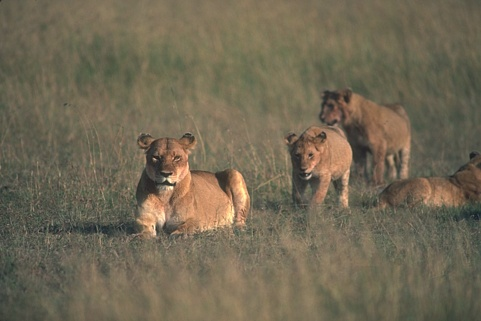
#> input picture data/105053.jpg, 481 x 321 px, given in place of overlap_test.png, which was not available; the run also reads 1 picture not shown here
$ jupyter execute --allow-errors Jacob.ipynb   (text cells are left out)
#> lines starting #> are read from the running program, lines starting #| are printed output that depends on the picture; pictures that were not available may be replaced by others from this repository, and a replacement may not be noted
### snake_functions.py
"""
Helping functions for snakes.
"""

import numpy as np
import scipy.interpolate
from collections import deque

def distribute_points(snake):
    """ Distributes snake points equidistantly."""
    N = snake.shape[1]
    d = np.sqrt(np.sum((np.roll(snake, -1, axis=1)-snake)**2, axis=0)) # length of line segments
    f = scipy.interpolate.interp1d(np.r_[0, np.cumsum(d)], np.c_[snake, snake[:,0:1]])
    return(f(sum(d)*np.arange(N)/N))

def is_crossing(p1, p2, p3, p4):
    """ Check if the line segments (p1, p2) and (p3, p4) cross."""
    crossing = False
    d21 = p2 - p1
    d43 = p4 - p3
    d31 = p3 - p1
    det = d21[0]*d43[1] - d21[1]*d43[0] # Determinant
    if det != 0.0 and d21[0] != 0.0 and d21[1] != 0.0:
        a = d43[0]/d21[0] - d43[1]/d21[1]
        b = d31[1]/d21[1] - d31[0]/d21[0]
        if a != 0.0:
            u = b/a
            if d21[0] > 0:
                t = (d43[0]*u + d31[0])/d21[0]
            else:
                t = (d43[1]*u + d31[1])/d21[1]
            crossing = 0 < u < 1 and 0 < t < 1
    return crossing

def is_counterclockwise(snake):
    """ Check if points are ordered counterclockwise."""
    return np.dot(snake[0,1:] - snake[0,:-1],
                  snake[1,1:] + snake[1,:-1]) < 0

def remove_intersections(snake):
    """ Reorder snake points to remove self-intersections.
        Arguments: snake represented by a 2-by-N array.
        Returns: snake.
    """
    pad_snake = np.append(snake, snake[:,0].reshape(2,1), axis=1)
    pad_n = pad_snake.shape[1]
    n = pad_n - 1

    for i in range(pad_n - 3):
        for j in range(i + 2, pad_n - 1):
            pts = pad_snake[:,[i, i + 1, j, j + 1]]
            if is_crossing(pts[:,0], pts[:,1], pts[:,2], pts[:,3]):
                # Reverse vertices of smallest loop
                rb = i + 1 # Reverse begin
                re = j     # Reverse end
                if j - i > n // 2:
                    # Other loop is smallest
                    rb = j + 1
                    re = i + n
                while rb < re:
                    ia = rb % n
                    rb = rb + 1
                    ib = re % n
                    re = re - 1
                    pad_snake[:,[ia, ib]] = pad_snake[:,[ib, ia]]
                pad_snake[:,-1] = pad_snake[:,0]
    snake = pad_snake[:,:-1]
    if is_counterclockwise(snake):
        return snake
    else:
        return np.flip(snake, axis=1)

def smooth_matrix(N, alpha, beta):
    K1 = np.array([0, 1, -2, 1, 0])
    K2 = np.array([-1, 4, -6, 4, -1])
    K = alpha*K1 + beta*K2
    n = K.shape[0] # = 5

    rng = np.arange(N)
    rng_roll = np.roll(rng,(int)(n/2),0);
    M = np.zeros(shape=(N,N))
    for i in range(n):
        M[rng, rng_roll] = (i==3) - K[i]
        rng_roll = np.roll(rng_roll,-1,0) # roll right

    M = np.linalg.inv(M)
    return M

def pixels_between_points(p1, p2):
    vec = p2-p1
    l = np.linalg.norm(vec)
    p = np.arange(l)/l
    return (p1+p[:,None]*vec).astype(int)

# [8 lines left out: function curve_contour, not called in this run]

def fill_contour(mask, seed, value=True):
    queue = deque([seed])
    while(queue):
        pt = queue.popleft()
        if(mask[pt[0],pt[1]] != value):
            mask[pt[0],pt[1]] = value
            # add neighbours to queue
            queue.append( (pt[0] - 1, pt[1]) )
            queue.append( (pt[0] + 1, pt[1]) )
            queue.append( (pt[0], pt[1] - 1) )
            queue.append( (pt[0], pt[1] + 1) )

### Jacob.ipynb
[cell 1]
from matplotlib import pyplot as plt
import numpy as np

[cell 2]
#fname = "data/simple_test.png"
fname = "data/overlap_test.png"
img = plt.imread(fname)
#> img is the input picture: shape (321, 481, 3); mean R, G, B 113.5, 104.4, 84
plt.imshow(img, cmap='gray')

[cell 3]
def init_circle_curve(n_points, center, radius):
    th = np.arange(0,1,1/n_points)*(2*np.pi)
    snake = np.array([np.cos(th), np.sin(th)]).transpose()*radius + center
    return snake

def plot_snake(snake,col='blue'):
    plt.plot(*zip(*np.flip(snake,axis=1)),'.-',linewidth=1,color=col)

# [4 lines left out: function plot_forces, not called in this run]

[cell 4]
snake = init_circle_curve(30,(300,300),100)
plt.imshow(img, cmap='gray')
plot_snake(snake)

[cell 5]
def curve_normals(snake):
    a = np.zeros_like(snake)
    s_prev = np.roll(snake,  1, axis=0) # prev
    s_next = np.roll(snake, -1, axis=0) # next
    a[:,0] =   s_next[:,1] - s_prev[:,1]
    a[:,1] = -(s_next[:,0] - s_prev[:,0])
    a = a / np.linalg.norm(a, axis=1)[:,None]
    return a

[cell 6]
from collections import deque

# [32 lines left out: functions pixels_between_points, curve_contour, fill_contour, snake_enclosed, not called in this run]

[cell 7]
from skimage import draw

normals = curve_normals(snake)
mask = draw.polygon2mask(img.shape[:2], snake)
#mask = snake_enclosed(snake, normals, img.shape)
plt.imshow(mask)

[cell 8]
all_unique = np.unique(img.flatten()) # array containing each different pixel value
#> all_unique = 239 values from 16 to 255

count_inside = np.zeros_like(all_unique)
count_outside = np.zeros_like(all_unique)
count_total = np.zeros_like(all_unique)
var = np.zeros_like(all_unique)
for i,x in enumerate(all_unique):
    count_inside[i] = (img[mask]==x).sum()
    count_outside[i] = (img[~mask]==x).sum()
    count_total[i] = count_inside[i]+count_outside[i];
    idx = np.argwhere(img==x)
    mean = idx.mean(axis=0)
    var[i] = np.linalg.norm(idx - mean, axis=1).mean() # Average distance from each pxiel the center
#> this loop made 239 passes
#> (x, mean) on passes 1 to 3: (16, [173, 171, 2]), (18, [156, 154, 2]), (19, [157, 154, 2])
#> after the loop, count_inside = 239 values, max 252 at index 65, min 0 at index 0, mean 47.44; count_outside = 239 values, max 255 at index 71, min 0 at index 32, mean 108.3; count_total = 239 values, max 251 at index 70, min 1 at index 0, mean 107.5; var = 239 values, max 195 at index 55, min 0 at index 0, mean 103.9

[cell 9]
plt.plot(var)

[cell 10]
plt.fill(count_total, color='black')
plt.plot(count_inside)
plt.plot(count_outside)
plt.xlabel('pixel intensity')
plt.ylabel('count')
plt.show()

[cell 11]
total_inside = mask.sum()
total_outside = img.size - total_inside
pixel_prc_in = count_inside/total_inside
#> pixel_prc_in = 239 values, max 0.0128 at index 65, min 0 at index 0, mean 0.00241
pixel_prc_out = count_outside/total_outside
#> pixel_prc_out = 239 values, max 0.000575 at index 71, min 0 at index 32, mean 0.000244

[cell 12]
plt.plot(pixel_prc_in)
plt.plot(pixel_prc_out)
plt.xlabel('pixel value')
plt.ylabel('percentage of region')
plt.legend(['inside','outside'])
plt.show()

[cell 13]
pixel_probs = pixel_prc_in / (pixel_prc_in+pixel_prc_out)
#> pixel_probs = 239 values, max 1 at index 32, min 0 at index 0, mean 0.468
pixel_probs_new = np.log(pixel_prc_in / (pixel_prc_out+1e-8)+1e-8)
#> pixel_probs_new = 239 values, max 13.78 at index 126, min -18.42 at index 0, mean -4.98
plt.plot(pixel_probs)
plt.plot(pixel_probs_new)
plt.xlabel('pixel value')
plt.ylabel('probability of being inside snake')
plt.show()
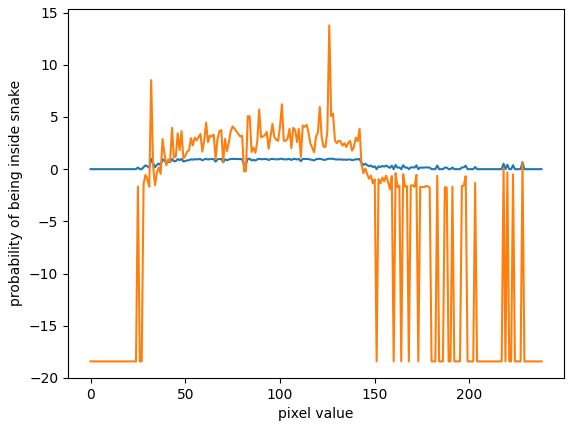
#> figure drawn by matplotlib, 1 panel; curve peaks at x = 32, y = 1; curve peaks at x = 126, y = 13.78

[cell 14]
prob_img = np.zeros_like(img)
for i,x in enumerate(all_unique):
    prob_img[img==x] = pixel_probs[i]
#> this loop made 239 passes
#> x on passes 1 to 3: 16, 18, 19

[cell 15]
plt.imshow(prob_img, cmap='gray')

[cell 16]
import scipy.ndimage as ndimage
#prob_img_smooth = ndimage.gaussian_filter(prob_img, sigma=(3, 3), order=0)
prob_img_smooth = ndimage.median_filter(prob_img, size=10)
#> prob_img_smooth: shape (321, 481, 3); every value is 0
#prob_img_smooth = ndimage.filters.convolve(prob_img , np.full((13, 13), 1.0/9))

# TODO Normalize ?

plt.imshow(prob_img_smooth, cmap='gray')

[cell 17]
from collections import deque
import snake_functions as sf
from skimage.transform import resize
#import importlib
#importlib.reload(sf)

class deform_model():
    def __init__(self,n_points, center, radius, smooth_param):
        th = np.arange(0,1,1/n_points)*(2*np.pi)
        self.snake = np.array([np.cos(th), np.sin(th)]).transpose()*radius + center
        self.normals = self.compute_normals()
        self.smooth_mat = sf.smooth_matrix(n_points, smooth_param[0], smooth_param[1])

    def compute_normals(self):
        a = np.zeros_like(self.snake)
        s_prev = np.roll(self.snake,  1, axis=0) # prev
        s_next = np.roll(self.snake, -1, axis=0) # next
        a[:,0] =   s_next[:,1] - s_prev[:,1]
        a[:,1] = -(s_next[:,0] - s_prev[:,0])
        a = a / np.linalg.norm(a, axis=1)[:,None]
        return a

    def read_values(self,img):
        idx_xy = self.snake.astype(int)
        return (img[idx_xy[:,0], idx_xy[:,1]])

    def set_forces(self, forces):
        self.force_vecs = forces[:,None] * self.normals

    def update(self, step_size, img_shape):
        self.snake += self.force_vecs*step_size
        self.regularize()
        # Prevent exceeding image boundaries:
        np.clip(model.snake[:,0], 0, img_shape[0]-1, out=model.snake[:,0])
        np.clip(model.snake[:,1], 0, img_shape[1]-1, out=model.snake[:,1])
        self.normals = self.compute_normals()

    def regularize(self):
        self.snake[:,:] = self.smooth_mat.dot(self.snake)
        snakeT = sf.distribute_points(self.snake.T)
        snakeT = sf.remove_intersections(snakeT)
        self.snake[:,:] = snakeT.T
    '''
    def enclosed_mask(self, img_shape, down_samp = 1):
        if(down_samp>1):
            mask_shape = tuple(np.divide(img_shape, down_samp).astype(int))
            snake = self.snake/4
        else:
            mask_shape = img_shape
            snake = self.snake

        mask = curve_contour(snake, mask_shape)
        p0 = tuple((snake[0,]-2*self.normals[0,]).astype(int))
        fill_contour(mask,p0)

        if(down_samp>1):
            mask = resize(mask, img_shape, order = 0, preserve_range=True)

        return mask.astype(bool)
    '''

    def enclosed_mask(self, img_shape, down_samp = 1):
        '''
        Creates a (down sampled) region of interest around the snake,
        marks all pixels under the contour and flood fills its surrondings.
        The mask is then upsampled and padded to match the full scale image.
        '''
#> called with img_shape = (321, 481, 3), down_samp = 4
        snake = self.snake / down_samp

        # Find rectangle around contour
        r_min = snake[:,0].min().astype(int)
        c_min = snake[:,1].min().astype(int)
        r_max = snake[:,0].max().astype(int)
        c_max = snake[:,1].max().astype(int)

        rows = r_max-r_min
        cols = c_max-c_min

        pad = 3
        mask = np.ones((rows+2*pad, cols+2*pad), dtype=bool) # create region of interest with some padding
        mask[:,[0,-1]] = mask[[0,-1]] = False # mark edges to create boundary

        # Mark all point under the snake countour
        snake = snake - [r_min,c_min] + pad
        p = snake[-1,]
        for i in range(len(snake)):
            idx = sf.pixels_between_points(p, snake[i,])
            p = snake[i,]
            mask[idx[:,0],idx[:,1]] = False

        sf.fill_contour(mask, [1,1], value=False) # flood fill area between countour and edges
        mask = mask[pad:-pad, pad:-pad] # remove padding
        if(down_samp>1):
            mask = resize(mask, (down_samp*rows, down_samp*cols), order = 0, preserve_range=True)

        full_mask = np.zeros((img_shape), dtype=bool)
        full_mask[down_samp*r_min:down_samp*r_max, down_samp*c_min:down_samp*c_max] = mask.astype(bool)
        return full_mask

[cell 18]
def create_prob_image(img, mask, filter_size=10, return_probs=False):
    all_unique = np.unique(img.flatten()) # array containing each different pixel value

    count_inside = np.zeros_like(all_unique)
    count_outside = np.zeros_like(all_unique)
    count_total = np.zeros_like(all_unique)
    for i,x in enumerate(all_unique):
        count_inside[i] = (img[mask]==x).sum()
        count_outside[i] = (img[~mask]==x).sum()
        count_total[i] = count_inside[i]+count_outside[i]

    total_inside = mask.sum()
    total_outside = img.size - total_inside
    pixel_prc_in = count_inside/total_inside
    pixel_prc_out = count_outside/total_outside

    pixel_probs = pixel_prc_in / (pixel_prc_in+pixel_prc_out)

    prob_img = np.zeros_like(img, dtype=float)
    for i,x in enumerate(all_unique):
        prob_img[img==x] = pixel_probs[i]
#    prob_img = ndimage.gaussian_filter(prob_img, sigma=(5, 5), order=0)
    prob_img = ndimage.median_filter(prob_img, size=filter_size)

    if return_probs:
        return prob_img, pixel_probs
    else:
        return prob_img

[cell 19]
import cv2

def draw_snake(img_out, snake, color=(255,0,0)):
    snake = np.flip(snake,axis=1)
    pt0 = snake[-1,:].astype(int)
    for i in range(len(snake)):
        pt1 = snake[i,:].astype(int)
        img_out = cv2.line(img_out, tuple(pt0), tuple(pt1), color, 1)
        img_out = cv2.circle(img_out, tuple(pt1), 2, color, cv2.FILLED, 1)
        pt0 = pt1
    return img_out

def draw_forces(img_out, snake, forces, color=(255,0,0)):
    snake = np.flip(snake,axis=1)
    forces = np.flip(forces,axis=1)
    for i in range(len(snake)):
        pt = snake[i,:]
        pt2 = snake[i,:] + forces[i,]
        img_out = cv2.arrowedLine(img_out, tuple(pt.astype(int)), tuple(pt2.astype(int)), color, 1)
    return img_out

def vis_snake(img, snake, forces={}, wait=30, color=(255,0,0), title="snake"):
    if img.ndim==2:
        img_out = cv2.cvtColor(img,cv2.COLOR_GRAY2RGB)
    else:
        img_out = cv2.cvtColor(img,cv2.COLOR_BGR2RGB)

    img_out = draw_snake(img_out, snake, color)
    if len(forces)>0:
        img_out = draw_forces(img_out, snake, forces, color=color)
    cv2.imshow(title, img_out)
    key = cv2.waitKey(wait)
    return key==27

[cell 20]
model = deform_model(n_points = 140, center = (200,300), radius = 100, smooth_param=(0.2,0.2))

step_size = 100

i = 0
#> (the rest of this cell did not finish here and is left out)

[cell 21]
fname = "data/134052.jpg"
img = cv2.imread(fname, cv2.IMREAD_GRAYSCALE)
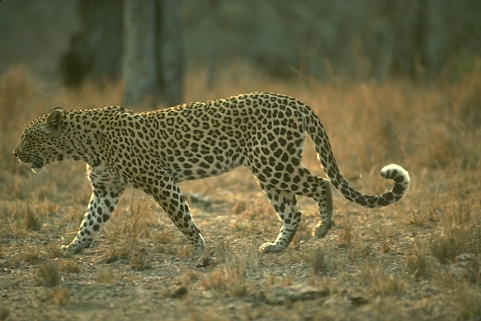
#> input picture data/134052.jpg, 481 x 321 px
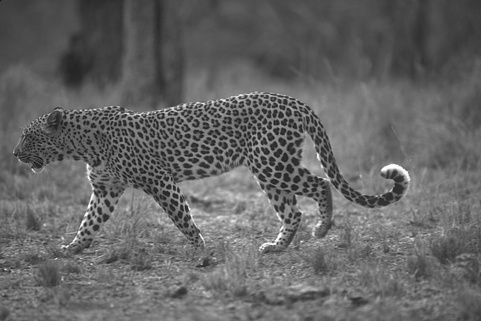
#> img: shape (321, 481); min 20, max 255, mean 101.2
plt.imshow(img, cmap='gray')

[cell 22]
# returns flattened image patches from image A of shape BSZ
def im2col(A, BSZ, stepsize=1):
    # Parameters
#> called with BSZ = (7, 7), stepsize = 1
    m,n = A.shape
    s0, s1 = A.strides
#> s0 = 481; s1 = 1
    nrows = m-BSZ[0]+1
    ncols = n-BSZ[1]+1
    shp = BSZ[0],BSZ[1],nrows,ncols
    strd = s0,s1,s0,s1
#> strd = (481, 1, 481, 1)

    out_view = np.lib.stride_tricks.as_strided(A, shape=shp, strides=strd)
    return out_view.reshape(BSZ[0]*BSZ[1],-1)[:,::stepsize]

[cell 23]
E = 3
K = 1+2*E
patch_size = (K,K)
features = im2col(img, patch_size).transpose()
new_shape = tuple(np.array(img.shape) - (2*E))
print(features.shape)
#| (149625, 49)

[cell 24]
import sklearn.cluster

samp_size = 5000
clusters = 100
sample_idx = np.random.permutation(features.shape[0])[:samp_size]
feature_sample = features[sample_idx,:]
kmeans = sklearn.cluster.KMeans(n_clusters=clusters, verbose=False).fit(feature_sample)

[cell 25]
predicted_clusters = kmeans.predict(features)

[cell 26]
cluster_img = predicted_clusters.reshape(img.shape[0]-2*E, img.shape[1]-2*E)
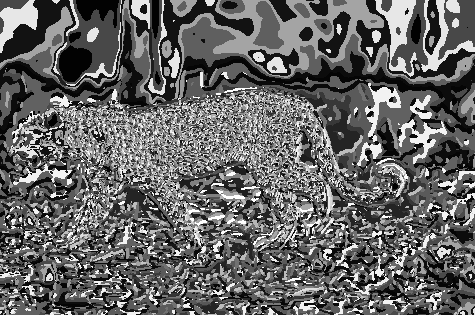
#> cluster_img: shape (315, 475) int32; min 0, max 99, mean 39.5; drawn with min black and max white
img = img[E:-E, E:-E] # crop image to match shapes
#> img: shape (315, 475)

[cell 27]
plt.imshow(cluster_img)

[cell 28]
# [23 lines left out: function plot_dictionary, not called in this run]

[cell 29]
def layout_dictionary(cluster_centers, rows, cols, patch_shape=(), color=False, highlight=None, spacing=3):
#> called with rows = 10, cols = 10, patch_shape = (), color = False, spacing = 3
    if(patch_shape==()):
        s = int(np.sqrt(cluster_centers.shape[1]/(1+2*color)))
        patch_shape = (s,s)

    h = patch_shape[0]+spacing
    w = patch_shape[1]+spacing
    dict_img = np.zeros((rows*w + spacing, cols*w + spacing, 3), dtype='uint8')

    if(color):
        cluster_centers = cluster_centers.reshape(rows,cols,3,patch_shape[0],patch_shape[1])
        cluster_centers = np.moveaxis(cluster_centers, -3, -1) # move color axis to last dim, (r,c,3,ps,ps) -> (r,c,ps,ps,3)
    else:
        cluster_centers = cluster_centers.reshape(rows,cols,patch_shape[0],patch_shape[1])

    if(highlight is not None): highlight = highlight.reshape(rows,cols)

    for r in range(rows):
        for c in range(cols):
            y = spacing + r*h
            x = spacing + c*w
            if(highlight is not None):
                p = highlight[r,c]
                dict_img[y-1:y+patch_shape[0]+1, x-1:x+patch_shape[1]+1, :] = [-p*(p<0)*255, p*(p>0)*255, 0]

            if(color):
                dict_img[y:y+patch_shape[0], x:x+patch_shape[1], ] = cluster_centers[r,c,:,:,]
            else:
                dict_img[y:y+patch_shape[0], x:x+patch_shape[1], ] = cluster_centers[r,c,:,:,None]
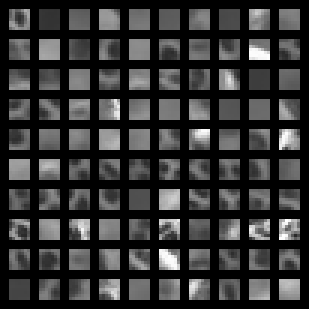
#> dict_img: shape (103, 103, 3) (shown 3 times larger); min 0, max 255, mean 51.3

    return dict_img

[cell 30]
dict_img = layout_dictionary(kmeans.cluster_centers_, 10,10);
plt.imshow(dict_img)

[cell 31]
#model = deform_model(n_points = 140, center = (130,200), radius = 40, smooth_param=(0,0))
model = deform_model(n_points = 140, center = (130,50), radius = 20, smooth_param=(0.05,0.1))

plt.imshow(cluster_img, cmap='gray')
plot_snake(model.snake)
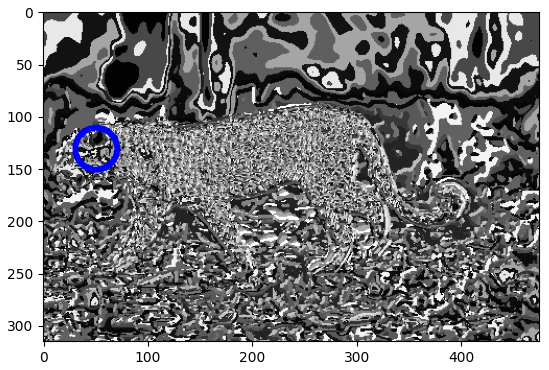
#> figure drawn by matplotlib, 1 panel

[cell 32]
def colorize_prob_img(prob_img, channels=(1,0)):
    prob_img_color = np.zeros(prob_img.shape+(3,), dtype='uint8')
    prob_img_color[:,:,channels[0]] =  prob_img*(prob_img > 0) * 255
    prob_img_color[:,:,channels[1]] = -prob_img*(prob_img < 0) * 255
    return prob_img_color

[cell 33]
mask = model.enclosed_mask(cluster_img.shape, down_samp=4)
prob_img, probs = create_prob_image(cluster_img,mask, return_probs=True)
#> in create_prob_image, `all_unique = np.unique(img.flatten())`: all_unique = 100 values from 0 to 99
#> the loop in create_prob_image, `for i,x in enumerate(all_unique):` made 100 passes
#> after the loop in create_prob_image, `for i,x in enumerate(all_unique):`: count_inside = 100 values, max 238 at index 7, min 0 at index 0, mean 9.76; count_outside = 100 values, max 9454 at index 7, min 3 at index 78, mean 1486.5; count_total = 100 values, max 9692 at index 7, min 3 at index 78, mean 1496.2
#> in create_prob_image, `total_inside = mask.sum()`: total_inside = 976
#> in create_prob_image, `total_outside = img.size - total_inside`: total_outside = 148649
#> in create_prob_image, `pixel_prc_in = count_inside/total_inside`: pixel_prc_in = 100 values, max 0.244 at index 7, min 0 at index 0, mean 0.01
#> in create_prob_image, `pixel_prc_out = count_outside/total_outside`: pixel_prc_out = 100 values, max 0.0636 at index 7, min 2.02e-05 at index 78, mean 0.01
#> in create_prob_image, `pixel_probs = pixel_prc_in / (pixel_prc_in+pixel_prc_out)`: pixel_probs = 100 values, max 0.883 at index 12, min 0 at index 0, mean 0.2
#> probs has the same summary as pixel_probs in create_prob_image
plt.figure(figsize=(10,8))
plt.subplot(1,2,1)
plt.imshow(colorize_prob_img(prob_img-0.5), cmap='gray')
#> in colorize_prob_img, `prob_img_color[:,:,channels[1]] = -prob_img*(prob_img < 0) * 255`:
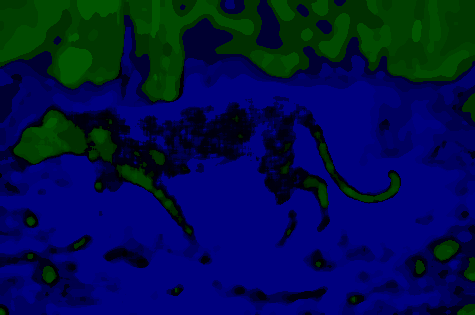
#> prob_img_color: shape (315, 475, 3); mean of channels 0, 1, 2 74, 14.5, 0; drawn as B, G, R
plt.subplot(1,2,2)
dict_img = layout_dictionary(kmeans.cluster_centers_, 10,10, highlight=probs-0.5);
#> call 2 of layout_dictionary, with rows = 10, cols = 10, patch_shape = (), color = False, highlight = array of shape (100,), spacing = 3
#> after the loop in layout_dictionary (call 2), `for r in range(rows):`:
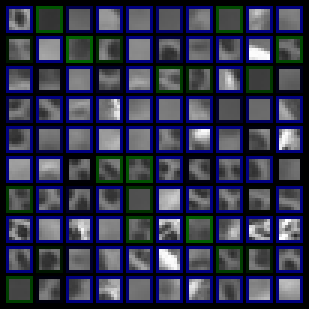
#> dict_img: shape (103, 103, 3) (shown 3 times larger); mean of channels 0, 1, 2 77.7, 54.7, 51.3; drawn as B, G, R
plt.imshow(dict_img)

[cell 34]
step_size = 10

i = 0
while(True):
    if(i%5==0):
        mask = model.enclosed_mask(cluster_img.shape, down_samp=1)
        prob_img = create_prob_image(cluster_img, mask, filter_size=10)
#> call 2 of create_prob_image, with filter_size = 10, return_probs = False
#> the loop in create_prob_image (call 2), `for i,x in enumerate(all_unique):` made 100 passes
#> after the loop in create_prob_image (call 2), `for i,x in enumerate(all_unique):`: count_inside = 100 values, max 277 at index 7, min 0 at index 0, mean 12; count_outside = 100 values, max 9415 at index 7, min 3 at index 78, mean 1484.2
#> in create_prob_image (call 2), `total_inside = mask.sum()`: total_inside = 1200
#> in create_prob_image (call 2), `total_outside = img.size - total_inside`: total_outside = 148425
#> in create_prob_image (call 2), `pixel_prc_in = count_inside/total_inside`: pixel_prc_in = 100 values, max 0.231 at index 7, min 0 at index 0, mean 0.01
#> in create_prob_image (call 2), `pixel_prc_out = count_outside/total_outside`: pixel_prc_out = 100 values, max 0.0634 at index 7, min 2.02e-05 at index 78, mean 0.01
#> in create_prob_image (call 2), `pixel_probs = pixel_prc_in / (pixel_prc_in+pixel_prc_out)`: pixel_probs = 100 values, max 0.878 at index 12, min 0 at index 0, mean 0.22
#> after the loop in create_prob_image (call 2), `for i,x in enumerate(all_unique):`:
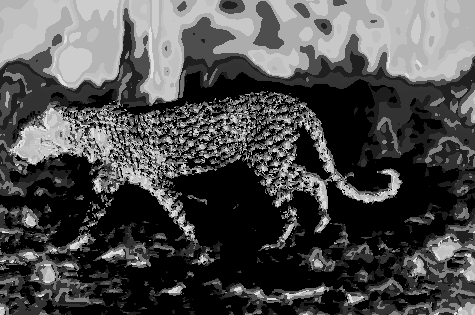
#> prob_img: shape (315, 475) float64; min 0, max 0.878, mean 0.301
#> in create_prob_image (call 2), `prob_img = ndimage.median_filter(prob_img, size=filter_size)`:
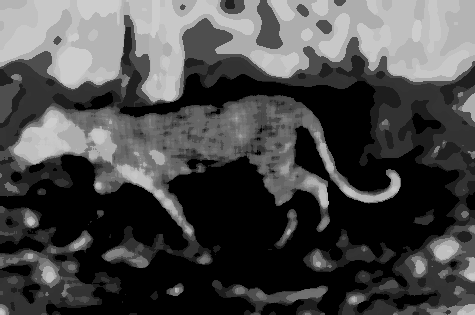
#> prob_img: shape (315, 475) float64; min 0, max 0.807, mean 0.289
        prob_img_color = colorize_prob_img(prob_img-0.5, channels=(1,2))
#> (the rest of the program and of its run is left out)
